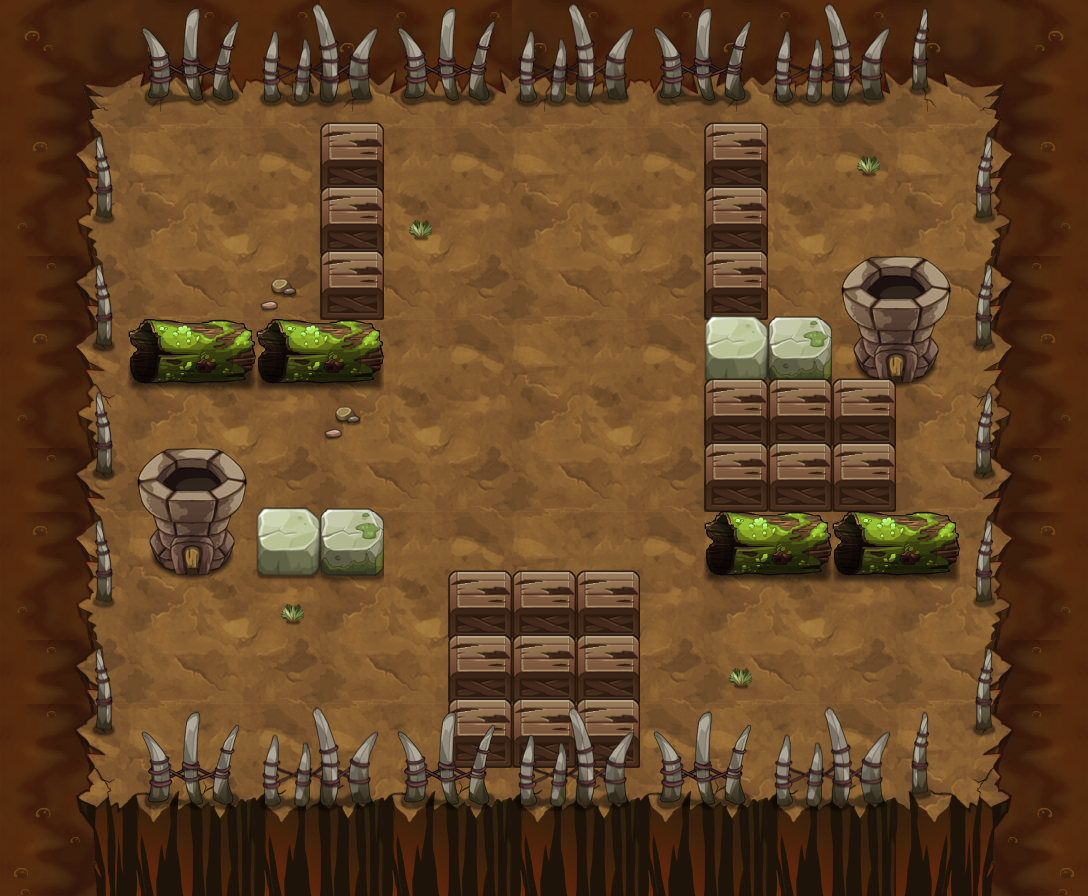

Below is a game level as drawn by its tile map, then a one-line description and the .tmx that defines it (tile-layer data replaced by summaries):
An orthogonal 17x14 tile map with 64x64 px tiles, 16 tile layers (PASS, 块层 2, 块层 5, 块层 3, ...) and 27 objects (23x TRAP, 3x yjdw1, PLAYER).

<map version="1.0" orientation="orthogonal" width="17" height="14" tilewidth="64" tileheight="64">
 <properties>
  <property name="DESTRY1" value="25" />
  <property name="DESTRY2" value="27" />
  <property name="DESTRY_COUNT" value="2" />
  <property name="EXP" value="1040" />
  <property name="ITEM" value="D039" />
  <property name="MONEY" value="1560" />
 </properties>
 <tileset firstgid="1" name="yjbl" tilewidth="64" tileheight="64">
  <image source="yjbl-hd.png" width="900" height="1200" />
 </tileset>
 <layer name="PASS" width="17" height="14">
  <data>[238 cells, 147 non-empty, 11 distinct tile ids]</data>
 </layer>
 <layer name="块层 2" width="17" height="14">
  <data>[238 cells, 238 non-empty, 31 distinct tile ids]</data>
 </layer>
 <layer name="块层 5" width="17" height="14">
  <data>[238 cells, 16 non-empty, 6 distinct tile ids]</data>
 </layer>
 <layer name="块层 3" width="17" height="14">
  <data>[238 cells, 65 non-empty, 12 distinct tile ids]</data>
 </layer>
 <layer name="块层 6" width="17" height="14">
  <data>[238 cells, 37 non-empty, 7 distinct tile ids]</data>
 </layer>
 <layer name="SHELTER 11" width="17" height="14">
  <data>[238 cells, 13 non-empty, 5 distinct tile ids]</data>
 </layer>
 <layer name="SHELTER 10" width="17" height="14">
  <data>[238 cells, 3 non-empty, 1 distinct tile ids]</data>
 </layer>
 <layer name="SHELTER 9" width="17" height="14">
  <data>[238 cells, 3 non-empty, 1 distinct tile ids]</data>
 </layer>
 <layer name="SHELTER 8" width="17" height="14">
  <data>[238 cells, 3 non-empty, 1 distinct tile ids]</data>
 </layer>
 <layer name="SHELTER 7" width="17" height="14">
  <data>[238 cells, 8 non-empty, 6 distinct tile ids]</data>
 </layer>
 <layer name="SHELTER 6" width="17" height="14">
  <data>[238 cells, 3 non-empty, 1 distinct tile ids]</data>
 </layer>
 <layer name="SHELTER 5" width="17" height="14">
  <data>[238 cells, 3 non-empty, 1 distinct tile ids]</data>
 </layer>
 <layer name="SHELTER 4" width="17" height="14">
  <data>[238 cells, 8 non-empty, 6 distinct tile ids]</data>
 </layer>
 <layer name="SHELTER 3" width="17" height="14">
  <data>[238 cells, 2 non-empty, 1 distinct tile ids]</data>
 </layer>
 <layer name="SHELTER 2" width="17" height="14">
  <data>[238 cells, 2 non-empty, 1 distinct tile ids]</data>
 </layer>
 <layer name="SHELTER 1" width="17" height="14">
  <data>[238 cells, 2 non-empty, 1 distinct tile ids]</data>
 </layer>
 <objectgroup name="对象层 1" width="34" height="28">
  <object name="liusha" type="TRAP" x="512" y="384" width="64" height="64">
   <properties>
    <property name="lua_ai" value="trap_mire_ai" />
    <property name="trap_ani" value="liusha.actor" />
    <property name="trap_floor" value="true" />
    <property name="trap_sh" value="1" />
    <property name="trap_sw" value="1" />
   </properties>
  </object>
  <object name="PLAYER" type="PLAYER" x="128" y="384" width="64" height="64" />
  <object name="yjdw1" x="448" y="128" width="64" height="64">
   <properties>
    <property name="buff_type" value="fire_shell" />
    <property name="lua_ai" value="monster_yjdw_ai" />
    <property name="quality" value="yjdw1.quality" />
   </properties>
  </object>
  <object name="staff_driger_control" type="TRAP" x="0" y="832" width="64" height="64">
   <properties>
    <property name="trap_delay" value="10" />
    <property name="trap_id" value="0" />
    <property name="trap_script" value="trap(&quot;staff_driger&quot;):setOpened(true);" />
    <property name="trap_start_mode" value="2" />
    <property name="trap_state" value="open" />
   </properties>
  </object>
  <object name="staff_driger" type="TRAP" x="896" y="448" width="64" height="64">
   <properties>
    <property name="trap_ani" value="driger.actor" />
    <property name="trap_floor" value="true" />
    <property name="trap_id" value="0" />
    <property name="trap_script" value="target(&quot;PLAYER&quot;):setCurrentUseSkill(  make_ice_staff_skill()  );target(&quot;PLAYER&quot;):setEffectAnimateName(&quot;find_player.ani&quot;);trap(&quot;staff_driger&quot;):setOpened(false)" />
    <property name="trap_start_mode" value="0" />
    <property name="trap_state" value="open" />
   </properties>
  </object>
  <object name="yjdw1" x="256" y="640" width="64" height="64">
   <properties>
    <property name="buff_type" value="fire_shell" />
    <property name="lua_ai" value="monster_yjdw_ai" />
    <property name="quality" value="yjdw1.quality" />
   </properties>
  </object>
  <object name="yjdw1" x="768" y="640" width="64" height="64">
   <properties>
    <property name="buff_type" value="fire_shell" />
    <property name="lua_ai" value="monster_yjdw_ai" />
    <property name="quality" value="yjdw1.quality" />
   </properties>
  </object>
  <object name="belt_down" type="TRAP" x="384" y="192" width="64" height="64">
   <properties>
    <property name="lua_ai" value="trap_belt_down_ai" />
    <property name="trap_ani" value="belt_down.actor" />
    <property name="trap_floor" value="true" />
   </properties>
  </object>
  <object name="belt_down" type="TRAP" x="384" y="256" width="64" height="64">
   <properties>
    <property name="lua_ai" value="trap_belt_down_ai" />
    <property name="trap_ani" value="belt_down.actor" />
    <property name="trap_floor" value="true" />
   </properties>
  </object>
  <object name="belt_down" type="TRAP" x="384" y="320" width="64" height="64">
   <properties>
    <property name="lua_ai" value="trap_belt_down_ai" />
    <property name="trap_ani" value="belt_down.actor" />
    <property name="trap_floor" value="true" />
   </properties>
  </object>
  <object name="belt_down" type="TRAP" x="384" y="384" width="64" height="64">
   <properties>
    <property name="lua_ai" value="trap_belt_down_ai" />
    <property name="trap_ani" value="belt_down.actor" />
    <property name="trap_floor" value="true" />
   </properties>
  </object>
  <object name="belt_down" type="TRAP" x="384" y="448" width="64" height="64">
   <properties>
    <property name="lua_ai" value="trap_belt_down_ai" />
    <property name="trap_ani" value="belt_down.actor" />
    <property name="trap_floor" value="true" />
   </properties>
  </object>
  <object name="belt_down" type="TRAP" x="384" y="512" width="64" height="64">
   <properties>
    <property name="lua_ai" value="trap_belt_down_ai" />
    <property name="trap_ani" value="belt_down.actor" />
    <property name="trap_floor" value="true" />
   </properties>
  </object>
  <object name="belt_down" type="TRAP" x="384" y="576" width="64" height="64">
   <properties>
    <property name="lua_ai" value="trap_belt_down_ai" />
    <property name="trap_ani" value="belt_down.actor" />
    <property name="trap_floor" value="true" />
   </properties>
  </object>
  <object name="belt_down" type="TRAP" x="384" y="640" width="64" height="64">
   <properties>
    <property name="lua_ai" value="trap_belt_down_ai" />
    <property name="trap_ani" value="belt_down.actor" />
    <property name="trap_floor" value="true" />
   </properties>
  </object>
  </objectgroup>
</map>
<!-- 12 of 27 objects omitted -->
